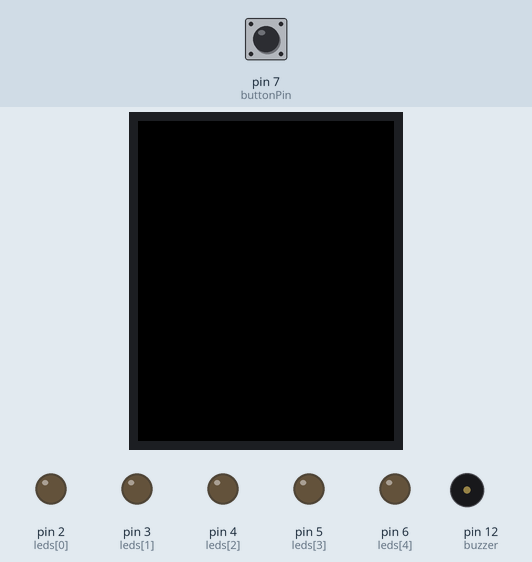
This sketch was run on a simulated Arduino Uno, built with avr-gcc and run on an emulated ATmega328P. Parts: 128×160 colour display, output pins drawn as LEDs (lit = HIGH), buzzer (waves = sounding, pin HIGH). Inputs (shaded band) come from the test bench; at power-on: pin 7 (buttonPin) HIGH.

Above: at 1.3 s.
1.4 s: pin 7 (buttonPin) pulled LOW for 0.15 s
At 2.7 s:
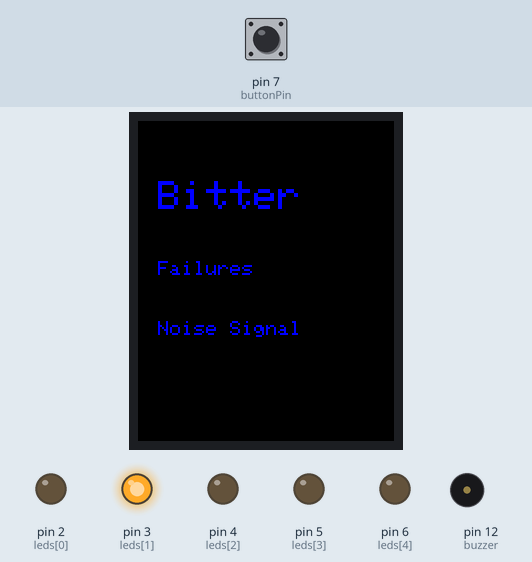
3.1 s: pin 7 (buttonPin) pulled LOW for 1 s
At 3.9 s:
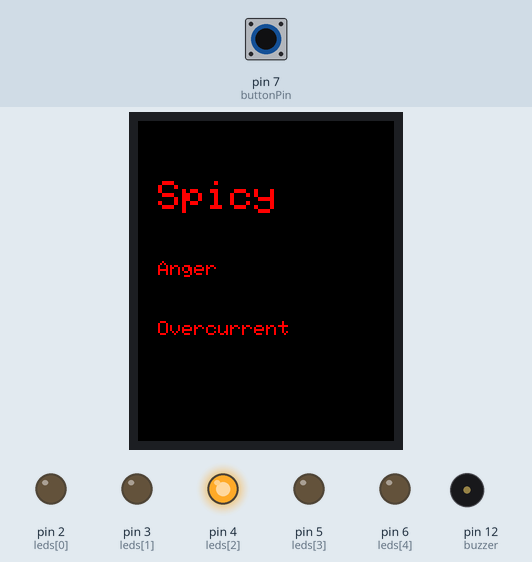
5.6 s: pin 7 (buttonPin) pulled LOW for 0.15 s
At 7.0 s:
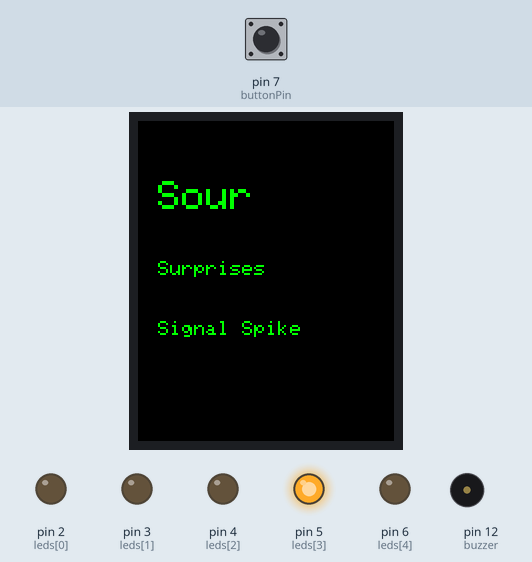
7.3 s: pin 7 (buttonPin) pulled LOW for 3.2 s
At 8.3 s:
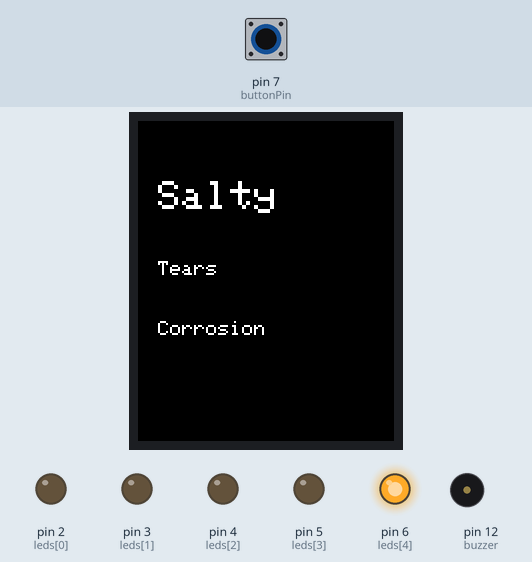
12.0 s: pin 7 (buttonPin) pulled LOW for 0.15 s
At 13.2 s:
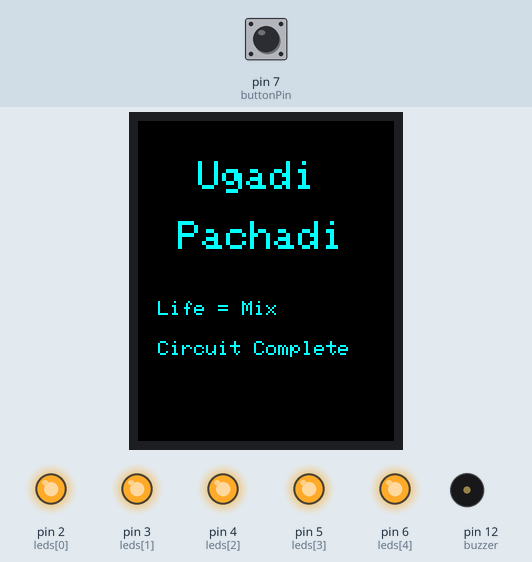
13.7 s: pin 7 (buttonPin) pulled LOW for 1 s
At 18.3 s:
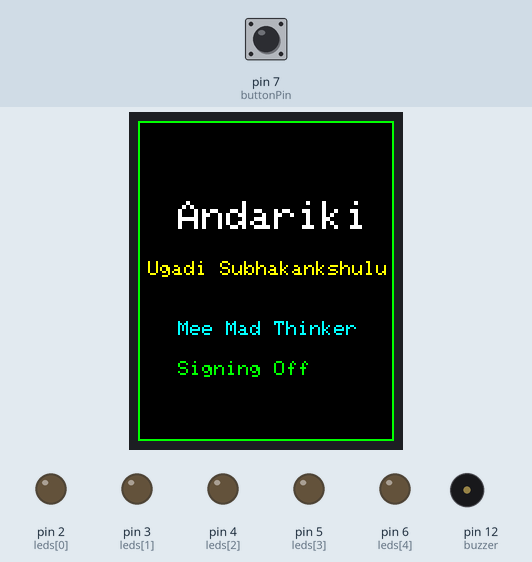
Timing chart, 0 to 18.9 s (numbered marks = the images above; inputs shaded):
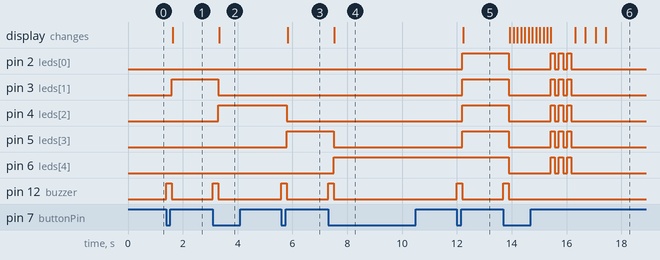

Measured:
- after the input at 1.4 s, pin 3 (leds[1]): LOW → HIGH after 0.20 s; pin 12 (buzzer): LOW → HIGH at once, → LOW 0.20 s later; the display: changes after 0.22 s (image 1)
- after the input at 3.1 s, pin 3 (leds[1]): HIGH → LOW after 0.20 s; pin 4 (leds[2]): LOW → HIGH after 0.20 s; pin 12 (buzzer): LOW → HIGH at once, → LOW 0.20 s later; the display: changes after 0.22 s (image 2)
- after the input at 5.6 s, pin 4 (leds[2]): HIGH → LOW after 0.20 s; pin 5 (leds[3]): LOW → HIGH after 0.20 s; pin 12 (buzzer): LOW → HIGH at once, → LOW 0.20 s later; the display: changes after 0.22 s (image 3)
- after the input at 7.3 s, pin 5 (leds[3]): HIGH → LOW after 0.20 s; pin 6 (leds[4]): LOW → HIGH after 0.20 s; pin 12 (buzzer): LOW → HIGH at once, → LOW 0.20 s later; the display: changes after 0.22 s (image 4)
- after the input at 12.0 s, pin 2 (leds[0]), pin 3 (leds[1]), pin 4 (leds[2]), pin 5 (leds[3]): LOW → HIGH after 0.20 s; pin 12 (buzzer): LOW → HIGH at once, → LOW 0.20 s later; the display: changes after 0.23 s (image 5)
- after the input at 13.7 s, pin 2 (leds[0]), pin 3 (leds[1]), pin 4 (leds[2]), pin 5 (leds[3]), pin 6 (leds[4]): HIGH → LOW after 0.20 s, then repeats every 0.30 s: HIGH 0.15 s, LOW 0.15 s, until it stays LOW from 16.2 s; pin 12 (buzzer): LOW → HIGH at once, → LOW 0.20 s later; the display: first changes after 0.23 s (image 6 shows a later state)

The sketch:

ugadi.ino
```cpp
#include <Adafruit_GFX.h>
#include <Adafruit_ST7735.h>
#include <SPI.h>

// TFT Pins
#define TFT_CS   10
#define TFT_RST  8
#define TFT_DC   9

Adafruit_ST7735 tft = Adafruit_ST7735(TFT_CS, TFT_DC, TFT_RST);

// LEDs + Button + Buzzer
int leds[] = {2, 3, 4, 5, 6};
int buttonPin = 7;
int buzzer = 12; //optional buzzer pin

int state = 0;
bool lastButton = HIGH;

// 🌸 Simple Flower draw
void drawFlower(int x, int y) {
  // petals
  tft.fillCircle(x, y, 3, ST77XX_RED);
  tft.fillCircle(x+4, y, 3, ST77XX_YELLOW);
  tft.fillCircle(x-4, y, 3, ST77XX_YELLOW);
  tft.fillCircle(x, y+4, 3, ST77XX_YELLOW);
  tft.fillCircle(x, y-4, 3, ST77XX_YELLOW);

  // center
  tft.fillCircle(x, y, 2, ST77XX_WHITE);
}

// 🌸 Falling flowers animation
void animateFlowers() {
  for (int y = 0; y < 160; y += 15) {

    tft.fillRect(0, 0, 128, 160, ST77XX_BLACK); // smoother clear

    for (int x = 10; x < 120; x += 30) {
      drawFlower(x, y);
    }

    delay(100);
  }
}

// ✨ Fade Text
void fadeText(String text, int x, int y, int size, uint16_t color) {
  for (int i = 0; i < 3; i++) {
    tft.setTextColor(color);
    tft.setTextSize(size);
    tft.setCursor(x, y);
    tft.println(text);
    delay(120);
  }
}

// LEDs OFF
void clearLEDs() {
  for (int i = 0; i < 5; i++) digitalWrite(leds[i], LOW);
}

// Normal text display
void showText(String l1, String l2, String l3, uint16_t color) {
  tft.fillScreen(ST77XX_BLACK);

  tft.setTextSize(2);
  tft.setTextColor(color);
  tft.setCursor(10, 30);
  tft.println(l1);

  tft.setTextSize(1);
  tft.setCursor(10, 70);
  tft.println(l2);

  tft.setCursor(10, 100);
  tft.println(l3);
}


void setup() {
  tft.initR(INITR_BLACKTAB);
  tft.setRotation(0);

  pinMode(buttonPin, INPUT_PULLUP);
  pinMode(buzzer, OUTPUT);

  for (int i = 0; i < 5; i++) pinMode(leds[i], OUTPUT);

  tft.fillScreen(ST77XX_BLACK);
}

void loop() {
  bool currentButton = digitalRead(buttonPin);

  if (lastButton == HIGH && currentButton == LOW) {
    state++;
    if (state > 6) state = 0;
   // 🔊 beep first (clean sound)
   digitalWrite(buzzer, HIGH);
   delay(200);
   digitalWrite(buzzer, LOW);
   clearLEDs();


    switch (state) {

      case 0:
        digitalWrite(leds[0], HIGH);
        showText("Sweet ", "Mom Love ", "Stable Voltage", ST77XX_YELLOW);
        break;

      case 1:
        digitalWrite(leds[1], HIGH);
        showText("Bitter ", "Failures ", "Noise Signal", ST77XX_BLUE);
        break;

      case 2:
        digitalWrite(leds[2], HIGH);
        showText("Spicy ", "Anger ", "Overcurrent", ST77XX_RED);
        break;

      case 3:
        digitalWrite(leds[3], HIGH);
        showText("Sour ", "Surprises ", "Signal Spike", ST77XX_GREEN);
        break;

      case 4:
        digitalWrite(leds[4], HIGH);
        showText("Salty ", "Tears ", "Corrosion", ST77XX_WHITE);
        break;

case 5:
  for (int i = 0; i < 5; i++) digitalWrite(leds[i], HIGH);

  tft.fillScreen(ST77XX_BLACK);

  // Line 1
  tft.setTextSize(2);
  tft.setTextColor(ST77XX_CYAN);
  tft.setCursor(30, 20);
  tft.println("Ugadi");

  // Line 2
  tft.setCursor(20, 50);
  tft.println("Pachadi");

  // Line 3
  tft.setTextSize(1);
  tft.setCursor(10, 90);
  tft.println("Life = Mix");

  // Line 4
  tft.setCursor(10, 110);
  tft.println("Circuit Complete");

  break;

case 6:
  clearLEDs();

  // 🌸 Flowers falling
  animateFlowers();

  // 🎨 Gradient
  tft.fillScreen(ST77XX_BLACK);  // ✅ pure black background
  tft.drawRect(0, 0, 128, 160, ST77XX_GREEN);
  // 💡 LED blink
  for (int i = 0; i < 3; i++) {
    for (int j = 0; j < 5; j++) digitalWrite(leds[j], HIGH);
    delay(150);
    for (int j = 0; j < 5; j++) digitalWrite(leds[j], LOW);
    delay(150);
  }

  // ✨ Final text
  fadeText("Andariki", 20, 40, 2, ST77XX_WHITE);
  fadeText("Ugadi Subhakankshulu", 5, 70, 1, ST77XX_YELLOW);
  fadeText("Mee Mad Thinker", 20, 100, 1, ST77XX_CYAN);
  fadeText("Signing Off ", 20, 120, 1, ST77XX_GREEN);

  break;
    }

    delay(300);
  }

  lastButton = currentButton;
}
```
